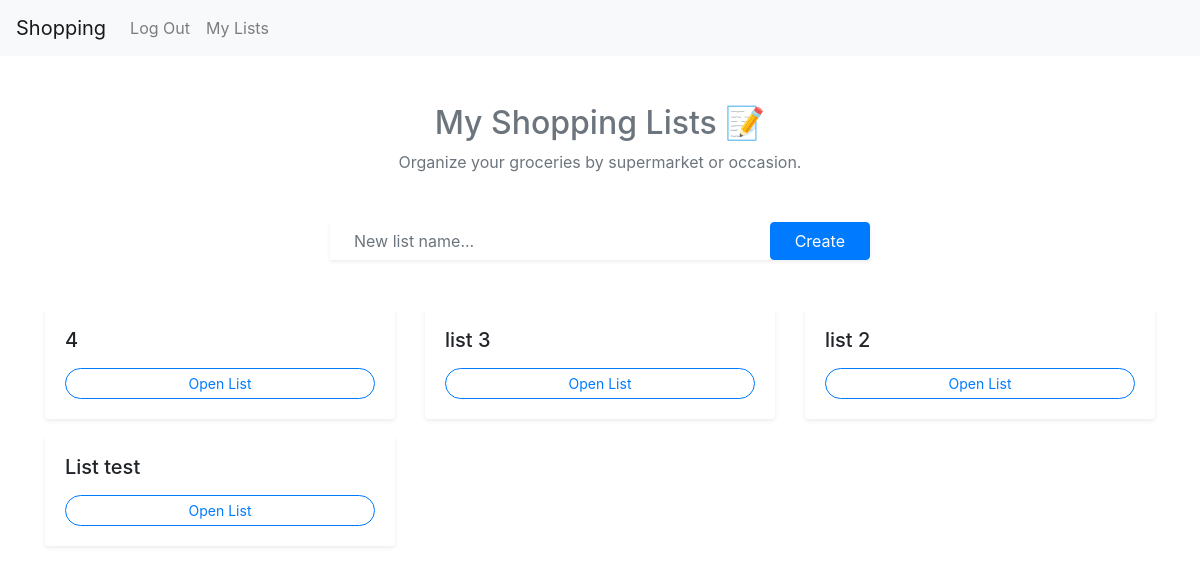
The page /user/ (signed in) on the database as committed earlier.
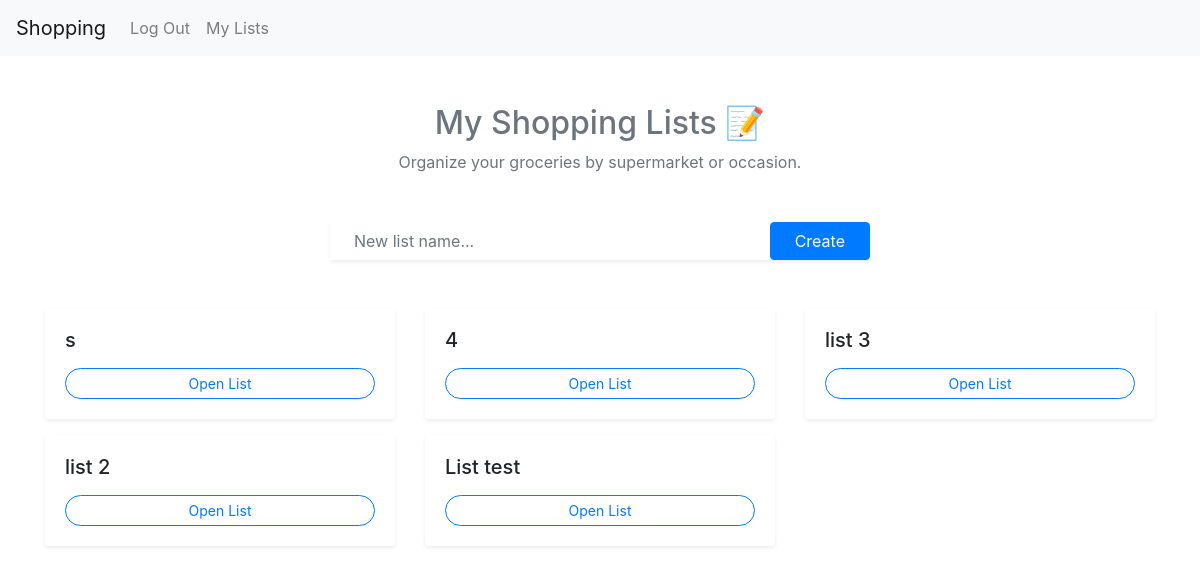
The same page on the database as committed later.
### listsapp/models.py (models this page shows, shortened)
class List(models.Model):
    user = models.ForeignKey("User",on_delete=models.CASCADE, related_name="lists")
    name = models.CharField(max_length=100)
    products = models.ManyToManyField(Product, blank=True)

### listsapp/views.py (the view, shortened to what this page needs)
# urls.py: path("user/", views.userpage, name="userpage"),
@login_required
def userpage(request):
    lists = List.objects.filter(user=request.user).order_by('-id')
    return render(request, "listsapp/userpage.html", {"lists": lists})

### listsapp/templates/listsapp/userpage.html (shortened to what this page needs)
{% extends "listsapp/layout.html" %}
{% block body %}
<div class="container mt-5">
    <div class="text-center mb-5">
        <h2 class="display-5 fw-bold text-secondary">My Shopping Lists 📝</h2>
        <p class="text-muted">Organize your groceries by supermarket or occasion.</p>
    </div>
    <div class="row justify-content-center mb-5">
        <div class="col-md-6">
            <form method="POST" id="create-list-form" data-url="{% url 'userpage' %}" class="input-group shadow-sm">
                <input type="text" id="new-list-name" name="listname" class="form-control border-0 px-4 py-3" placeholder="New list name..." required>
                <button class="btn btn-primary px-4" type="submit">
                     Create
                </button>
            </form>
        </div>
    </div>
    <div class="row g-4" id="lists-wrapper">
        {% for list in lists %}
        <div class="col-md-4 mb-3" id="list-card-{{ list.id }}">
            <div class="card h-100 border-0 shadow-sm hover-shadow transition">
                <div class="card-body">
                    <h5 class="fw-bold mb-3">{{ list.name }}</h5>
                    <a href="{% url 'listpage' list.id %}" class="btn btn-outline-primary btn-sm rounded-pill w-100">
                        Open List
                    </a>
                </div>
            </div>
        </div>
        {% empty %}
            <p class="text-center text-muted" id="empty-msg">No lists yet.</p>
        {% endfor %}
    </div>
</div>
{% endblock %}

Rows that differ between the two databases and show on the page:
added List: name "s"
